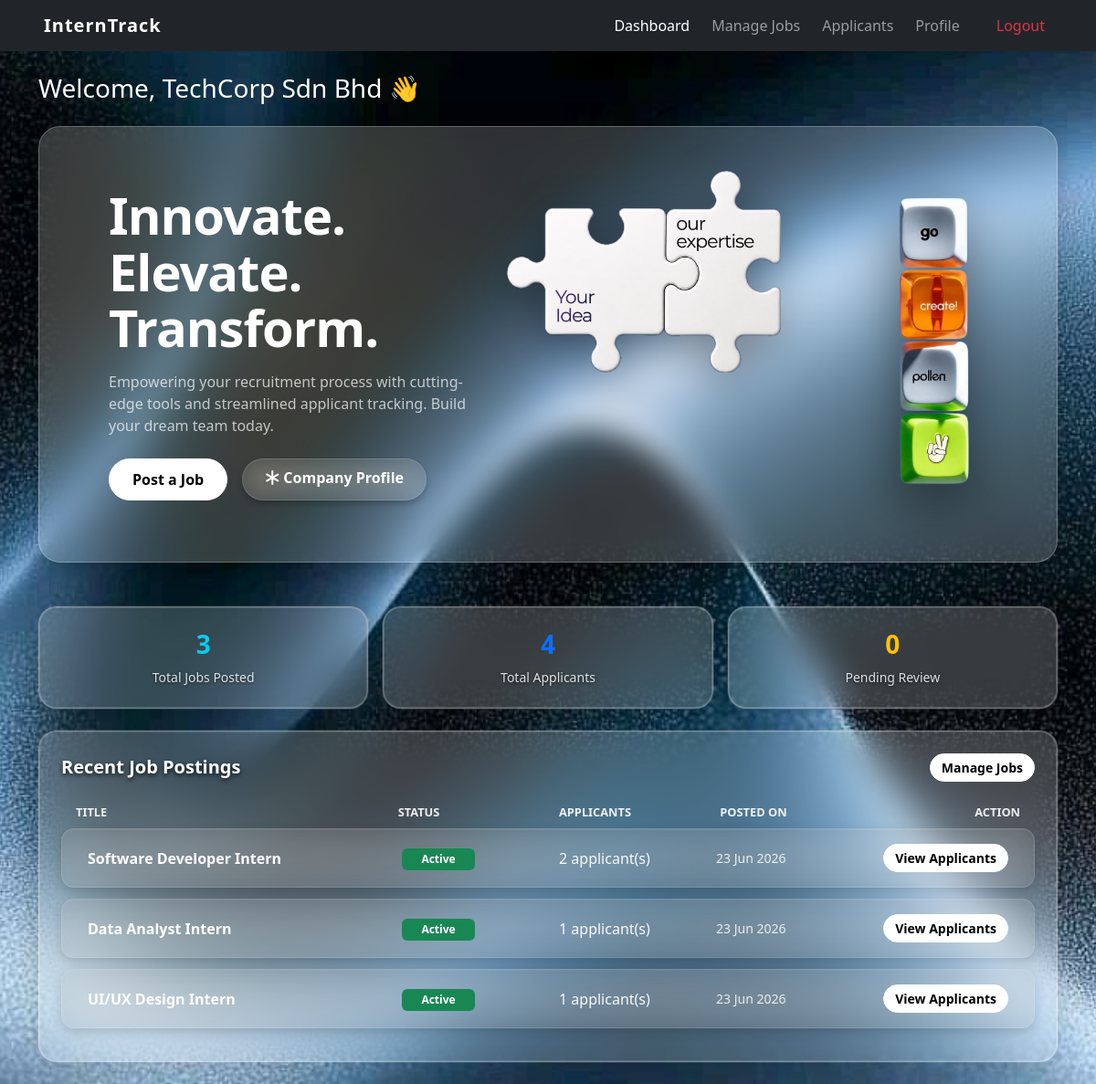
/company/dashboard.php (signed in), run on the app's committed database.
### tables this page shows
CREATE TABLE `jobs` (
  `id` int(11) NOT NULL,
  `company_id` int(11) NOT NULL,
  `title` varchar(150) NOT NULL,
  `description` text DEFAULT NULL,
  `location` varchar(100) DEFAULT NULL,
  `field` varchar(100) DEFAULT NULL,
  `status` enum('active','closed') DEFAULT 'active',
  `created_at` timestamp NOT NULL DEFAULT current_timestamp(),
  `allowance` decimal(10,2) DEFAULT 0.00
);

### company/dashboard.php (the view, shortened to what this page needs)
<?php
include '../config/db_connect.php';
include '../includes/header.php';
include '../includes/navbar.php';
$company_id = $_SESSION['user_id'];
$stmt = mysqli_prepare($conn, "SELECT
    COUNT(*) AS total_jobs,
    SUM(status = 'active') AS active_jobs,
    SUM(status = 'closed') AS closed_jobs
    FROM jobs WHERE company_id = ?");
mysqli_stmt_bind_param($stmt, "i", $company_id);
mysqli_stmt_execute($stmt);
$job_stats = mysqli_fetch_assoc(mysqli_stmt_get_result($stmt));
$stmt = mysqli_prepare($conn, "SELECT
    COUNT(*) AS total_applicants,
    SUM(a.status = 'pending') AS pending
    FROM applications a
    JOIN jobs j ON a.job_id = j.id
    WHERE j.company_id = ?");
mysqli_stmt_bind_param($stmt, "i", $company_id);
mysqli_stmt_execute($stmt);
$app_stats = mysqli_fetch_assoc(mysqli_stmt_get_result($stmt));
$stmt = mysqli_prepare($conn, "SELECT j.id, j.title, j.status, j.created_at,
        (SELECT COUNT(*) FROM applications a WHERE a.job_id = j.id) AS applicant_count
    FROM jobs j
    WHERE j.company_id = ?
    ORDER BY j.created_at DESC LIMIT 5");
mysqli_stmt_bind_param($stmt, "i", $company_id);
mysqli_stmt_execute($stmt);
$recent_jobs = mysqli_stmt_get_result($stmt);
?>
<div class="container mt-4">
    <h3 class="mb-4 text-white">Welcome, <?= htmlspecialchars($_SESSION['name']) ?> 👋</h3>
    <div class="glass-hero mb-5">
        <div class="glass-hero-content row align-items-center justify-content-between">
            <div class="col-md-6 mb-4 mb-md-0" style="padding-left: 40px;">
                <h1 class="hero-title">Innovate.<br>Elevate.<br>Transform.</h1>
                <p class="hero-subtitle mt-3">Empowering your recruitment process with cutting-edge tools and streamlined applicant tracking. Build your dream team today.</p>
                <div class="d-flex gap-3 mt-4">
                    <a href="manage_jobs.php" class="btn btn-glass-white rounded-pill">Post a Job</a>
                    <a href="profile.php" class="btn btn-glass-secondary rounded-pill px-4 py-2"><i class="bi bi-asterisk"></i> Company Profile</a>
                </div>
            </div>
            <div class="col-md-6">
                <div class="d-flex align-items-start justify-content-center justify-content-md-end gap-1" style="margin-right: -80px;">
                    <img src="../assets/images/IMG_3342.PNG" alt="Your Idea Our Expertise" class="img-fluid hero-puzzle-img">
                    <img src="../assets/images/homepage-logo.png" alt="Stacked Keys" class="img-fluid hero-stacked-keys">
                </div>
            </div>
        </div>
    </div>
    <div class="row g-3 mb-4">
        <div class="col-12 col-md-4">
            <div class="card text-center shadow-sm glass-card glass-card-hover" onclick="location.href='manage_jobs.php'">
                <div class="card-body py-4">
                    <h3 class="card-title fw-bold text-info"><?= (int)$job_stats['total_jobs'] ?></h3>
                    <p class="card-text text-muted small mb-0">Total Jobs Posted</p>
                </div>
            </div>
        </div>
        <div class="col-12 col-md-4">
            <div class="card text-center shadow-sm glass-card glass-card-hover" onclick="location.href='applicants.php'">
                <div class="card-body py-4">
                    <h3 class="card-title fw-bold text-primary"><?= (int)$app_stats['total_applicants'] ?></h3>
                    <p class="card-text text-muted small mb-0">Total Applicants</p>
                </div>
            </div>
        </div>
        <div class="col-12 col-md-4">
            <div class="card text-center shadow-sm glass-card glass-card-hover" onclick="location.href='applicants.php?status=pending'">
                <div class="card-body py-4">
                    <h3 class="card-title fw-bold text-warning"><?= (int)$app_stats['pending'] ?></h3>
                    <p class="card-text text-muted small mb-0">Pending Review</p>
                </div>
            </div>
        </div>
    </div>
    <div class="card shadow-sm glass-card mb-4">
        <div class="card-body p-4">
            <div class="d-flex justify-content-between align-items-center mb-3">
                <h5 class="fw-bold mb-0 text-white">Recent Job Postings</h5>
                <a href="manage_jobs.php" class="btn btn-sm btn-glass-white rounded-pill" style="padding: 0.25rem 0.75rem !important;">Manage Jobs</a>
            </div>
            <?php if (mysqli_num_rows($recent_jobs) === 0): ?>
                <div class="alert bg-transparent border border-secondary text-white text-center py-4 my-2">
                    You haven't posted any internships yet. <a href="manage_jobs.php" class="text-info text-decoration-none">Post your first internship</a>.
                </div>
            <?php else: ?>
                <div class="row glass-table-header d-none d-md-flex mb-2 px-3 mt-4">
                    <div class="col-md-4">Title</div>
                    <div class="col-md-2">Status</div>
                    <div class="col-md-2">Applicants</div>
                    <div class="col-md-2">Posted On</div>
                    <div class="col-md-2 text-end">Action</div>
                </div>
                <div class="d-flex flex-column">
                    <?php while ($job = mysqli_fetch_assoc($recent_jobs)): ?>
                        <div class="row glass-row-item align-items-center py-3 px-3 mx-0">
                            <div class="col-md-4 glass-row-text-primary text-truncate fw-semibold">
                                <?= htmlspecialchars($job['title']) ?>
                            </div>
                            <div class="col-md-2 my-1 my-md-0">
                                <span class="badge badge-uniform bg-<?= $job['status'] === 'active' ? 'success' : 'secondary' ?>">
                                    <?= htmlspecialchars(ucfirst($job['status'])) ?>
                                </span>
                            </div>
                            <div class="col-md-2 glass-row-text-secondary text-white-50">
                                <?= (int)$job['applicant_count'] ?> applicant(s)
                            </div>
                            <div class="col-md-2 glass-row-text-muted small">
                                <?= htmlspecialchars(date('d M Y', strtotime($job['created_at']))) ?>
                            </div>
                            <div class="col-md-2 text-md-end text-start mt-2 mt-md-0">
                                <a href="applicants.php?job_id=<?= (int)$job['id'] ?>" class="btn btn-sm btn-glass-white rounded-pill" style="padding: 0.25rem 0.75rem !important;">View Applicants</a>
                            </div>
                        </div>
                    <?php endwhile; ?>
                </div>
            <?php endif; ?>
        </div>
    </div>
</div>
<?php include '../includes/footer.php'; ?>

### assets/css/style.css (style rules this page uses)
body { background-color: #f8f9fa; }
.badge-uniform { font-size: 0.75rem !important; padding: 0.4em 0 !important; line-height: 1.2 !important; border-radius: 6px !important; font-weight: 600 !important; width: 80px !important; display: inline-block !important; text-align: center !important; }
.glass-card { overflow-x: auto !important; max-width: 100vw; }

### assets/css/admin.css (style rules this page uses)
.btn-glass-white { background: #ffffff !important; backdrop-filter: none !important; -webkit-backdrop-filter: none !important; border: 1px solid #ffffff !important; color: #000000 !important; padding: 10px 25px; font-weight: 600; transition: all 0.3s cubic-bezier(0.16, 1, 0.3, 1); text-shadow: none !important; }
.btn-glass-secondary { background: rgba(255, 255, 255, 0.05); color: #ffffff; border: 1px solid rgba(255, 255, 255, 0.2); font-weight: 600; transition: all 0.3s ease; }
.glass-hero { background: rgba(255, 255, 255, 0.18) !important; backdrop-filter: blur(20px); -webkit-backdrop-filter: blur(20px); border: 1px solid rgba(255, 255, 255, 0.25) !important; border-radius: 24px; padding: 3rem; box-shadow: 0 8px 32px 0 rgba(0, 0, 0, 0.2); position: relative; overflow: hidden; }
.glass-hero::before { content: ''; position: absolute; top: -30%; left: -10%; width: 60%; height: 150%; background: radial-gradient(circle, rgba(180, 160, 100, 0.15) 0%, rgba(0, 0, 0, 0) 70%); z-index: 0; pointer-events: none; }
.glass-hero-content { position: relative; z-index: 1; }
.hero-puzzle-img { width: 250px; height: auto; filter: drop-shadow(0 15px 25px rgba(0, 0, 0, 0.4)); transition: transform 0.3s ease; }
.hero-title { font-size: 3.5rem; font-weight: 700; line-height: 1.1; color: #ffffff; letter-spacing: -1px; }
.hero-subtitle { color: rgba(255, 255, 255, 0.7); font-size: 1rem; max-width: 90%; }
.hero-stacked-keys { max-height: 380px; filter: drop-shadow(0 20px 30px rgba(0, 0, 0, 0.5)); transition: transform 0.3s ease; }
.text-muted, .text-white-50 { color: rgba(255, 255, 255, 0.75) !important; }
.glass-input, .glass-select, .btn-glass-primary, .btn-glass-secondary { background: rgba(255, 255, 255, 0.15) !important; backdrop-filter: blur(12px); -webkit-backdrop-filter: blur(12px); border: 1px solid rgba(255, 255, 255, 0.25) !important; color: #ffffff !important; box-shadow: 0 4px 6px rgba(0, 0, 0, 0.2) !important; border-radius: 8px; }
.glass-card { background: rgba(255, 255, 255, 0.18) !important; backdrop-filter: blur(20px); -webkit-backdrop-filter: blur(20px); border: 1px solid rgba(255, 255, 255, 0.25) !important; outline: 1px solid rgba(255, 255, 255, 0.1) !important; border-radius: 20px; box-shadow: 0 8px 32px rgba(0, 0, 0, 0.2), inset 0 0 0 1px rgba(255, 255, 255, 0.15) !important; }
.glass-row-item { background: rgba(160, 160, 160, 0.15) !important; backdrop-filter: blur(20px); -webkit-backdrop-filter: blur(20px); border: 1px solid rgba(255, 255, 255, 0.12) !important; border-radius: 14px; margin-bottom: 10px; box-shadow: 0 4px 12px rgba(0, 0, 0, 0.15), inset 0 1px 0 rgba(255, 255, 255, 0.05) !important; transition: all 0.2s ease; }
.glass-table-header { font-size: 0.8rem; font-weight: 700; color: rgba(255, 255, 255, 0.9) !important; text-transform: uppercase; text-shadow: 0 2px 4px rgba(0, 0, 0, 0.8) !important; }
.glass-row-text-primary { color: #ffffff !important; font-weight: 600; text-shadow: 0 2px 5px rgba(0, 0, 0, 0.8) !important; }
.glass-row-text-secondary { color: rgba(255, 255, 255, 0.95) !important; font-weight: 500; text-shadow: 0 1px 4px rgba(0, 0, 0, 0.7) !important; }
.glass-row-text-muted { color: rgba(255, 255, 255, 0.85) !important; text-shadow: 0 1px 3px rgba(0, 0, 0, 0.6) !important; }

### data on the page
jobs: title "Software Developer Intern", status "Active", applicant_count "2", created_at "23 Jun 2026"
jobs: title "Data Analyst Intern", status "Active", applicant_count "1", created_at "23 Jun 2026"
jobs: title "UI/UX Design Intern", status "Active", applicant_count "1", created_at "23 Jun 2026"

### other printed values
$_SESSION['name'] "TechCorp Sdn Bhd"
$job_stats['total_jobs'] "3"
$app_stats['total_applicants'] "4"
$app_stats['pending'] "0"
